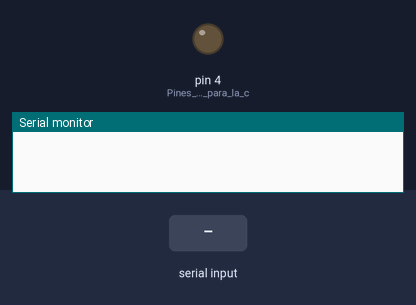
A sketch run on a simulated Arduino Uno, built with avr-gcc and run on an emulated ATmega328P. On the bench: output pins drawn as LEDs (lit = HIGH), the last lines printed to the serial monitor. The test bench sets the inputs (shaded band).

Above: at 1.2 s.
1.3 s: "1" received over Serial
At 2.5 s:
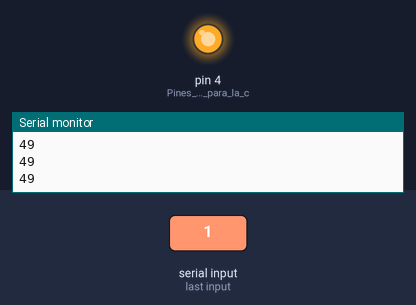
2.8 s: "0" received over Serial
At 4.1 s:
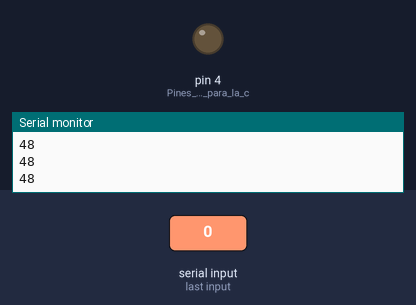
Timing chart, 0 to 5.8 s (numbered marks = the images above; inputs shaded):
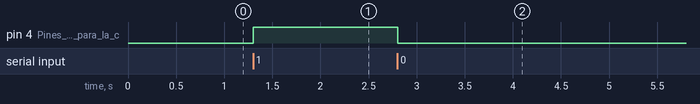

The sketch:

ESCLAVO-Boton.ino
```cpp
int led = 4;
int dato=0;  //Variable que albergara el dato que nos envíe el programa "Maestro" pormedio del bluetooth

void setup() {

  Serial.begin(9600);   //Inicializamos el monitor serial a 9600 baudios
  pinMode(4,OUTPUT);     //Pines digitales para la conexion de LED

}

void loop(){

  if( Serial.available())   //Preguntamos si la recepcion de datos por el monitor serial esta disponible
  {
    dato = Serial.read();    //Se lee el valor recibido en el monitor serial y se le asigna el mismo a la variable "dato"
  }
    if(dato == '1')         // Si ese valor, es igual a "1"...
    {
      Serial.println(dato);    //Se imprime el dato
      digitalWrite(4,HIGH);    //se alimenta el led c

    }
    if(dato == '0')
    {
      Serial.println(dato);
      digitalWrite(4,LOW);

    }
}
```

Measured:
- after the input at 1.3 s, pin 4 (Pines_digitales_para_la_c): LOW → HIGH at once
- after the input at 2.8 s, pin 4 (Pines_digitales_para_la_c): HIGH → LOW at once
